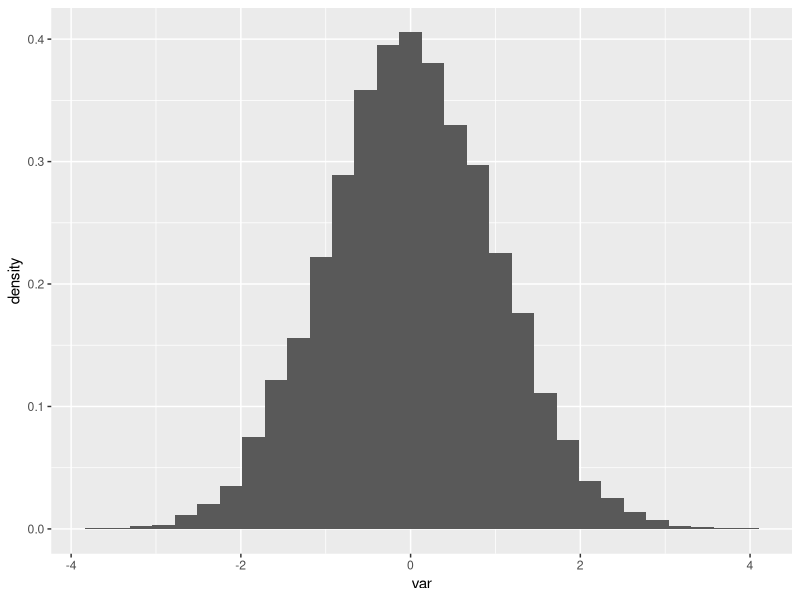
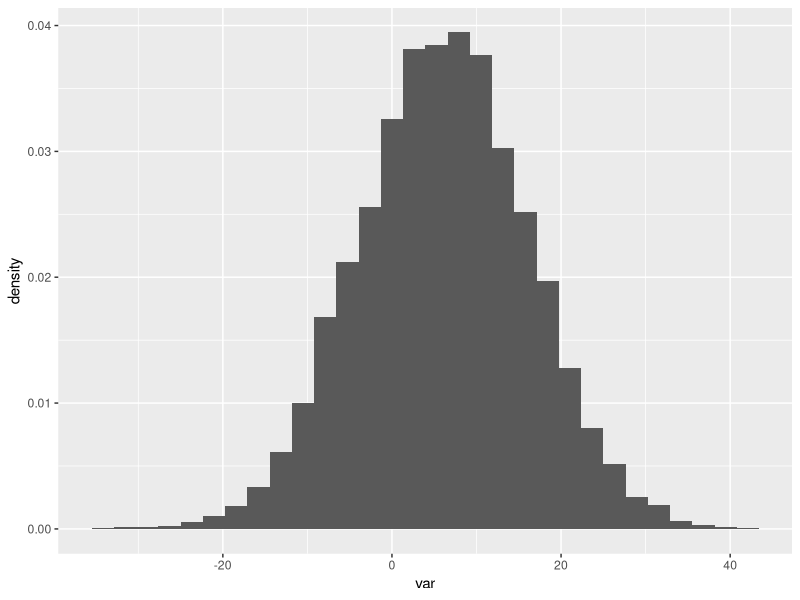

Generate these figures, in order, with R:
## ---- chunk 1
library(tidyverse)
## ---- chunk 2
rnorm(10000) %>%
  data.frame() %>%
  rename(var = 1) %>%
  ggplot() + 
  geom_histogram(aes(x = var, y = ..density..))
## ---- chunk 3
rnorm(10000, mean = 6, sd = 10) %>%
  data.frame() %>%
  rename(var = 1) %>%
  ggplot() + 
  geom_histogram(aes(x = var, y = ..density..))
## ---- chunk 4
pnorm(-2)
## ---- chunk 5
pnorm(1)
## ---- chunk 6
1 - pnorm(1)
pnorm(-1)
## ---- chunk 7
qnorm(0.025)
## ---- chunk 8
dnorm(0)
## ---- chunk 9
dbinom(4, 10,  0.5)
